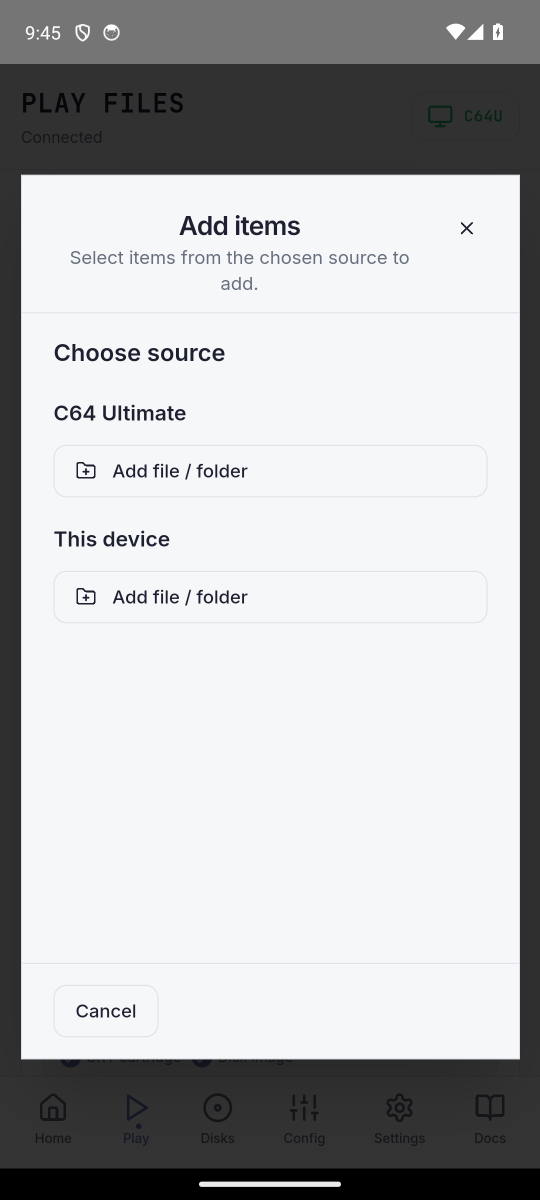
#> input picture choose-source.png, 1080 x 2400 px (shown at 1/2 size)
$ python -i simulate_vision.py   (imports and definitions only)
#> lines starting #> are read from the running program, lines starting #| are printed output that depends on the picture
#!/usr/bin/env python3
"""
Render a device screenshot the way the target user actually sees it.

The Callback 8020's panel is 3.25 inches diagonal at 480x640, so at a normal 14-inch viewing
distance it subtends about 8 by 10.7 degrees — roughly the size of a credit card held at arm's
length. A screenshot inspected full-size on a 27-inch monitor tells you almost nothing about
whether that panel is readable.

This applies, in order:
  1. the angular size the panel actually occupies,
  2. a blur standing in for the acuity a 50-60 year old reader has (presbyopia plus normal
     age-related loss, around 20/30 rather than 20/20),
  3. reduced contrast, which is the part of vision that degrades first with age,
  4. reduced luminance, standing in for a dim room.

Usage: simulate_vision.py <in.png> <out.png> [--acuity 20/30] [--light dim|normal]
"""

import sys
from PIL import Image, ImageFilter, ImageEnhance

ACUITY_BLUR = {"20/20": 0.0, "20/30": 1.1, "20/40": 1.8, "20/60": 3.0}
LIGHT = {"normal": (1.0, 1.0), "dim": (0.70, 0.62)}  # (contrast, brightness)


def simulate(path_in: str, path_out: str, acuity: str = "20/30", light: str = "dim") -> None:
    # Unknown values are refused rather than silently defaulting. A typo in --acuity used to produce
    # the same blur as the intended default and say nothing, so a run could quietly grade the wrong
    # acuity and read as a pass.
#> called with path_in = '../../choose-source.png', path_out = 'out.png', acuity = '20/30', light = 'dim'
    if acuity not in ACUITY_BLUR:
        raise SystemExit(f"unknown --acuity {acuity!r}; choose one of {', '.join(sorted(ACUITY_BLUR))}")
    if light not in LIGHT:
        raise SystemExit(f"unknown --light {light!r}; choose one of {', '.join(sorted(LIGHT))}")
    image = Image.open(path_in).convert("RGB")
#> image is the input picture: PIL image 1080x2400 RGB; mean R, G, B 183.4, 184.2, 185.8
    # The panel is 480x640 native. Present it at the angular size it really occupies rather than
    # at monitor size: a 2.4x reduction approximates a 3.25in panel at 14in against a 27in monitor
    # at the same distance.
    angular = image.resize((round(image.width / 2.4), round(image.height / 2.4)), Image.LANCZOS)
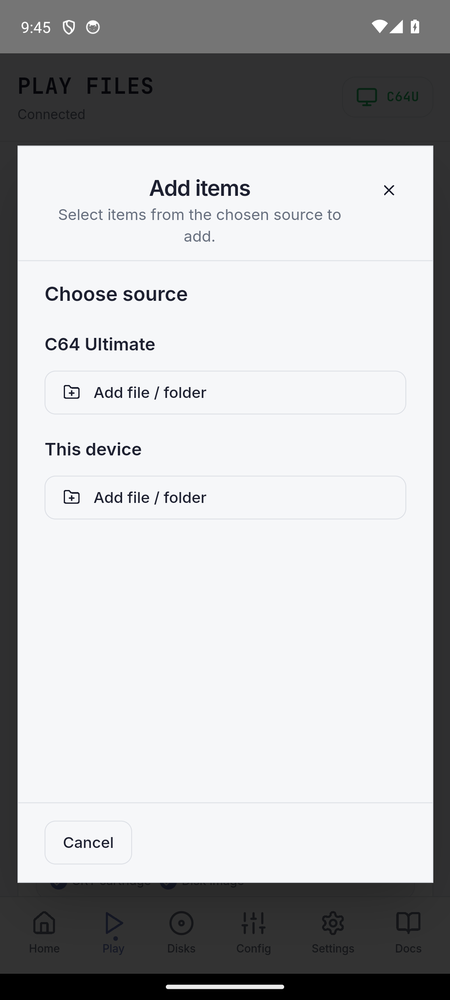
#> angular: PIL image 450x1000 RGB; mean R, G, B 183.4, 184.1, 185.8
    blurred = angular.filter(ImageFilter.GaussianBlur(ACUITY_BLUR[acuity]))
    contrast, brightness = LIGHT[light]
    seen = ImageEnhance.Brightness(ImageEnhance.Contrast(blurred).enhance(contrast)).enhance(brightness)
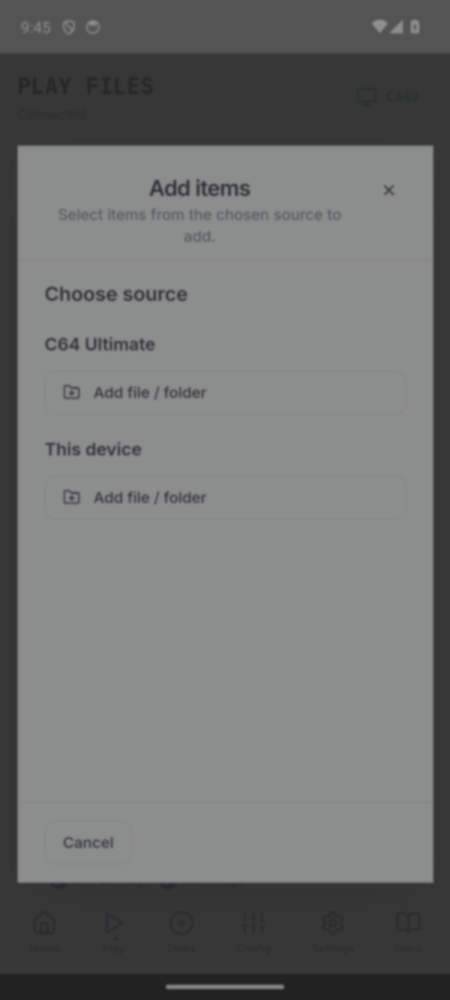
#> seen: PIL image 450x1000 RGB; mean R, G, B 112.9, 113.6, 113.8
    # Scaled back up so the result can be inspected, without recovering any detail the eye lost.
    seen.resize(image.size, Image.NEAREST).save(path_out)


# [16 lines not run here, left out]

>>> result = simulate('../../choose-source.png', 'out.png')

$ run again, on file-picker-open.png
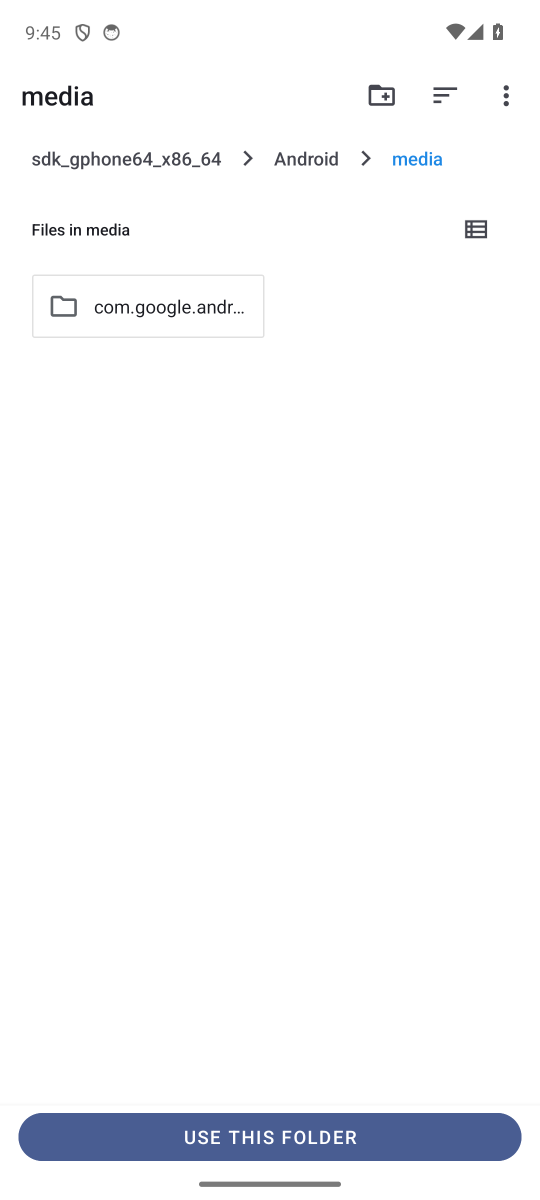
#> input picture file-picker-open.png, 1080 x 2400 px (shown at 1/2 size)
#> in simulate, image is the input picture: PIL image 1080x2400 RGB; mean R, G, B 246.9, 247.7, 249.6
#> in simulate, `angular = image.resize((round(image.width / 2.4), round(image.height /..`:
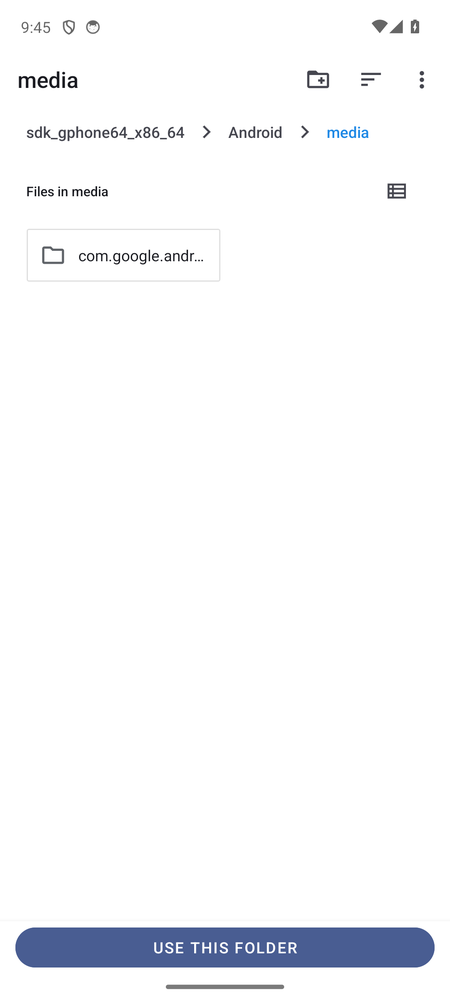
#> angular: PIL image 450x1000 RGB; mean R, G, B 246.8, 247.6, 249.6
#> in simulate, `seen = ImageEnhance.Brightness(ImageEnhance.Contrast(blurred).enhance(..`:
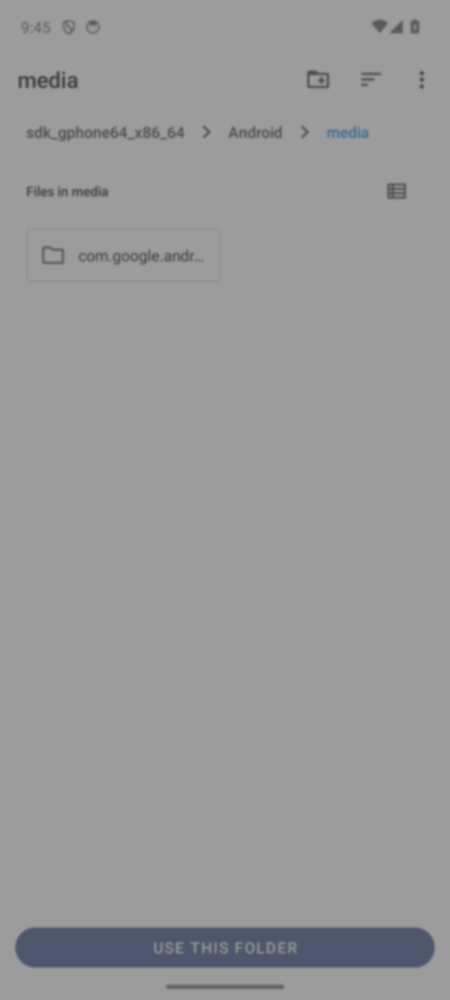
#> seen: PIL image 450x1000 RGB; mean R, G, B 152.5, 152.8, 153.7
